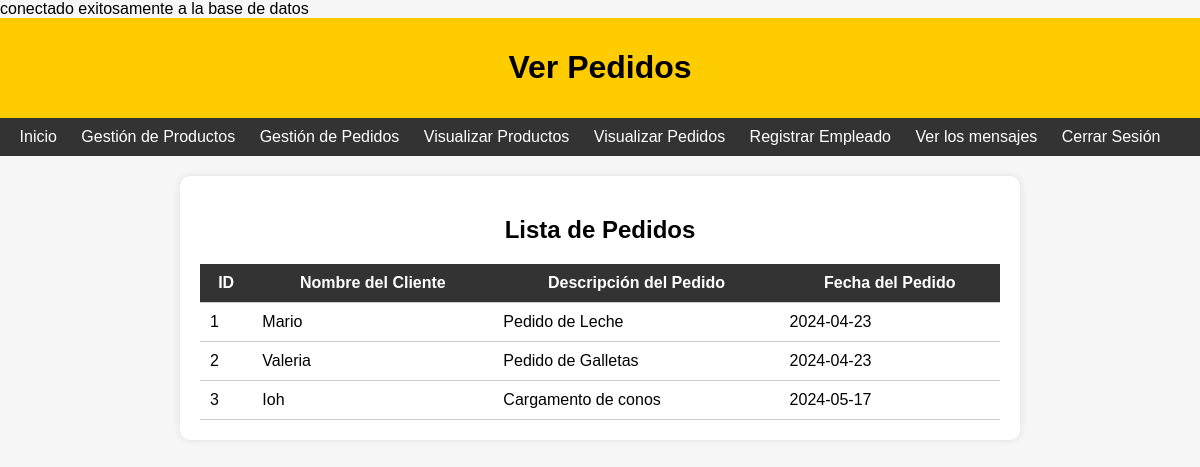
/ver_pedidos.php (signed in), run on the app's committed database.
### tables this page shows
CREATE TABLE `pedidos` (
  `id` int(255) NOT NULL,
  `nombre_cliente` varchar(100) NOT NULL,
  `descripcion_pedido` text NOT NULL,
  `fecha_pedido` date NOT NULL
);

### ver_pedidos.php (the view, shortened to what this page needs)
<?php
include 'conexion.php';
$sql = "SELECT * FROM pedidos";
$resultado = $conexion->query($sql);
?>
<!DOCTYPE html>
<html lang="es">
<head>
</head>
<body>
<header>
        <h1>Ver Pedidos</h1>
    </header>
    <div class="navbar">
    <a href="inicio_admin.php">Inicio</a>
        <a href="gestion_productos.php">Gestión de Productos</a>
        <a href="gestion_pedidos.php">Gestión de Pedidos</a>
        <a href="productos.php">Visualizar Productos</a>
        <a href="ver_pedidos.php">Visualizar Pedidos</a>
        <a href="registrar_empleado.php">Registrar Empleado</a>
        <a href="ver_mensajes.php">Ver los mensajes</a>
        <a href="cerrar_sesion.php">Cerrar Sesión</a>
    </div>
    <div class="pedidos-container">
        <h2>Lista de Pedidos</h2>
        <table>
            <tr>
                <th>ID</th>
                <th>Nombre del Cliente</th>
                <th>Descripción del Pedido</th>
                <th>Fecha del Pedido</th>
            </tr>
            <?php
            if ($resultado->num_rows > 0) {
                while ($row = $resultado->fetch_assoc()) {
                    echo '<tr>';
                    echo '<td>' . $row['id'] . '</td>';
                    echo '<td>' . $row['nombre_cliente'] . '</td>';
                    echo '<td>' . $row['descripcion_pedido'] . '</td>';
                    echo '<td>' . $row['fecha_pedido'] . '</td>';
                    echo '</tr>';
                }
            } else {
                echo '<tr><td colspan="4">No se encontraron pedidos.</td></tr>';
            }
            ?>
        </table>
    </div>
</body>
</html>

### ver_pedidos.php (style rules this page uses)
body { font-family: Arial, sans-serif; margin: 0; padding: 0; background-color: #f7f7f7; }
.navbar { background-color: #333; color: #fff; text-align: center; padding: 10px; }
.navbar a { color: #fff; text-decoration: none; margin-right: 20px; }
.pedidos-container { max-width: 800px; margin: 20px auto; padding: 20px; background-color: #fff; border-radius: 10px; box-shadow: 0 0 10px rgba(0, 0, 0, 0.1); }
.pedidos-container h2 { text-align: center; margin-bottom: 20px; }
table { width: 100%; border-collapse: collapse; }
th, td { padding: 10px; border-bottom: 1px solid #ccc; }
th { background-color: #333; color: #fff; }
header { background-color: #ffcc00; padding: 10px; text-align: center; }

### data on the page
pedidos: id "1", nombre_cliente "Mario", descripcion_pedido "Pedido de Leche", fecha_pedido "2024-04-23"
pedidos: id "2", nombre_cliente "Valeria", descripcion_pedido "Pedido de Galletas", fecha_pedido "2024-04-23"
pedidos: id "3", nombre_cliente "Ioh", descripcion_pedido "Cargamento de conos", fecha_pedido "2024-05-17"
